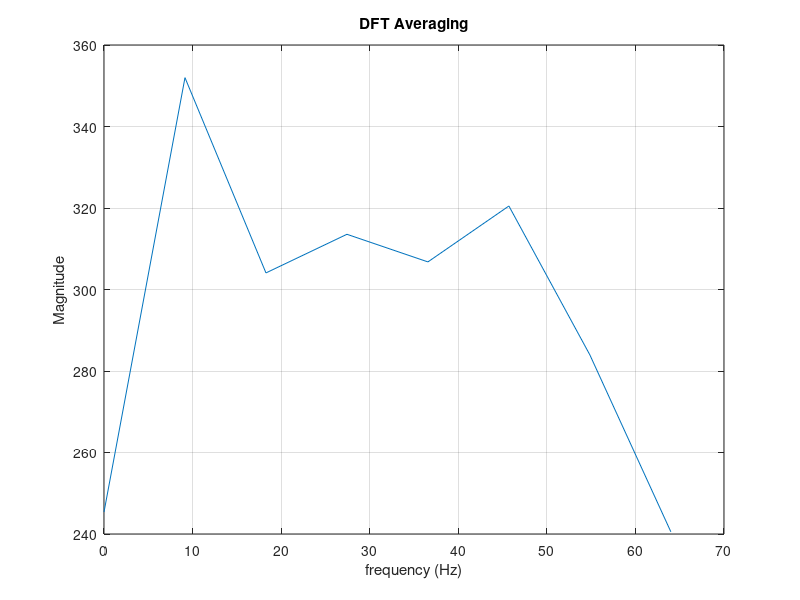

MATLAB code to generate this figure:
% 459 lab 1 Part 1-2
% apply DFT averaging 
% partition input signal into L subsets

load xn                 % load signal xn
x = xn(1:1792);         % make signal an even length

L = 14;                 % number of subsets 
K = 1792/L;             % length of each subset

xm = reshape(x, L, K);   % create K x L matrix 

xk = 1;                % initialize a variable to store the dft sequence

for i = 1:K-1
    d = xm(:,i );       % ith row of matrix xm
    j = abs(fft(d));    % abs of fft sequence of ith row
    xk = xk + j;        % running total of fft rows
end

avg = xk/L;             % arithmetic average of the L sets of DFT sequences

f = linspace(0, 64 ,L/2+1);   % frequency vector
avg_sub = avg(1:L/2+1); size(avg_sub)

plot(f,avg_sub)         
title('DFT Averaging'); 
grid 
xlabel('frequency (Hz)')
ylabel('Magnitude')

